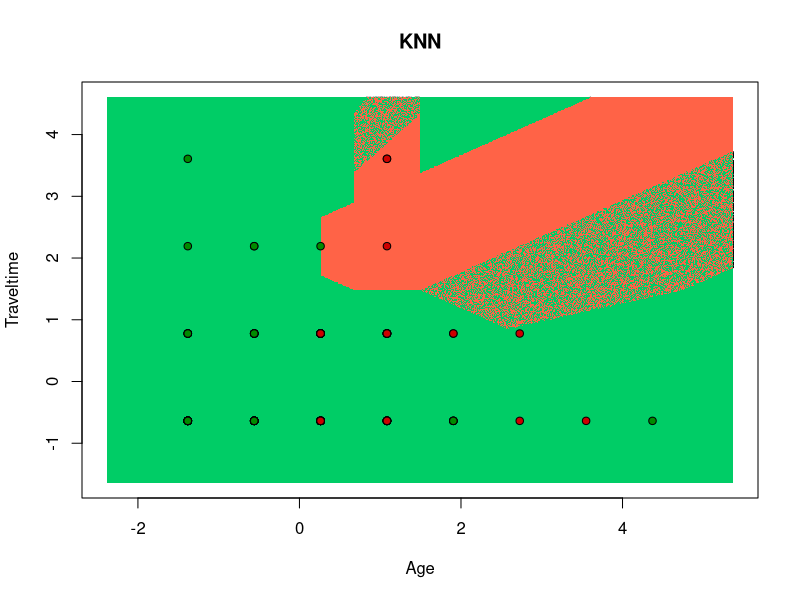

This chart was generated by the following R code:
## ---- chunk 1
knitr::opts_chunk$set(echo = TRUE)
## ---- chunk 2
set.seed(123)
f_train <- read.csv2('education_train.csv', header = TRUE, encoding = 'UNICOD')
f_test <- read.csv2('education_test.csv', header = TRUE, encoding = 'UNICOD')
f_train <- f_train[-1]
f_test <- f_test[-1]
## ---- chunk 3
library(class)
y = knn(train = f_train[,c('age','traveltime')],
        test = f_test[,c('age','traveltime')],
        cl = f_train[, 'school'],
        k = 16,
        prob = TRUE)
## ---- chunk 4
cm = table(f_test[, 'school'], y == '1')
print(cm)
## ---- chunk 5
library(ggplot2)
set = f_test[,c('age','traveltime','school')]
X1 = seq(min(set['age']) - 1, max(set['age']) + 1, by = 0.01)
X2 = seq(min(set['traveltime']) - 1, max(set['traveltime']) + 1, by = 0.01)
grid_set = expand.grid(X1, X2)
colnames(grid_set) = c('age', 'traveltime')
y_grid = knn(train = f_train[,c('age','traveltime')], test = grid_set, cl = f_train[, 'school'], k = 5)
plot(set[, -3],
     main = 'KNN',
     xlab = 'Age', ylab = 'Traveltime',
     xlim = range(X1), ylim = range(X2))
contour(X1, X2, matrix(as.numeric(y_grid), length(X1), length(X2)), add = TRUE)
points(grid_set, pch = '.', col = ifelse(y_grid == 1, 'tomato', 'springgreen3'))
points(set, pch = 21, bg = ifelse(set[, 3] == 1, 'red3', 'green4'))
